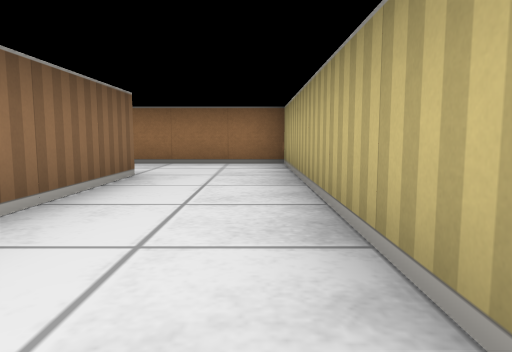
[1] (above)

20 first-person views from a walk through a cub3D level. The camera is about half as high as the walls, tilts 6° down and sees 70° across. The floor is counted in squares. Each view is taken from the middle of a square. On the plan, view 1 faces up. The plan holds only what a view shows up to about 9 squares ahead; the rest is blank.

[2]
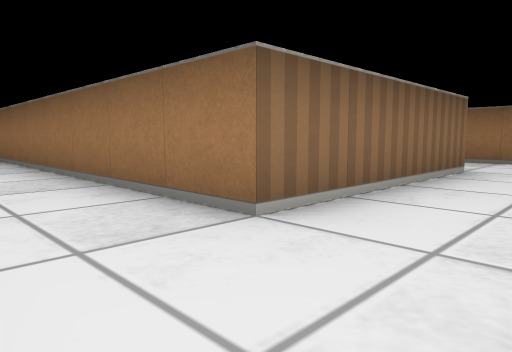

[3]
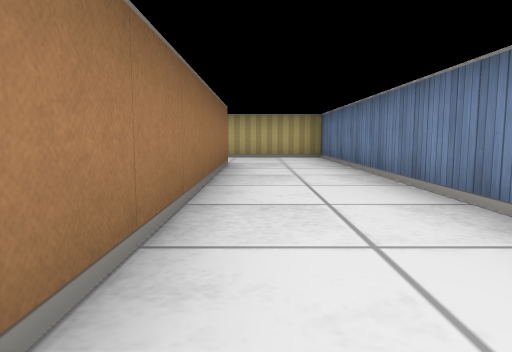

[4]
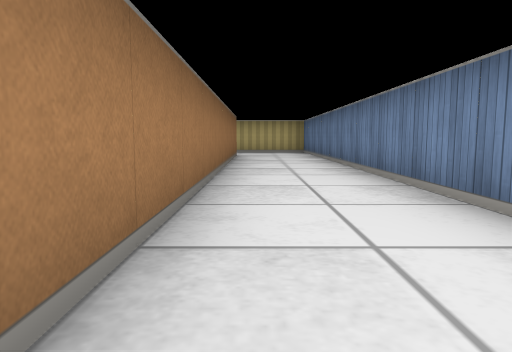

[5]
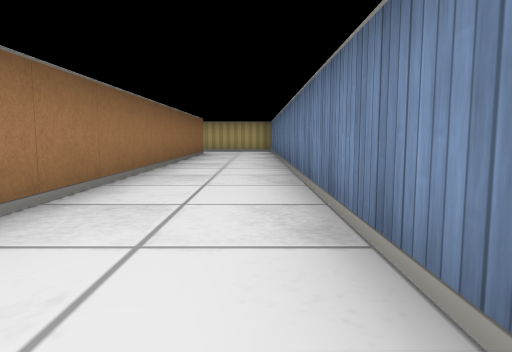

[6]
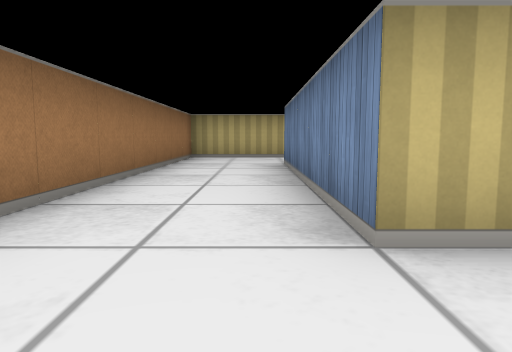

[7]
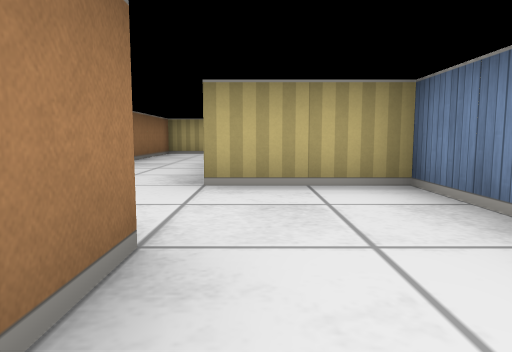

[8]
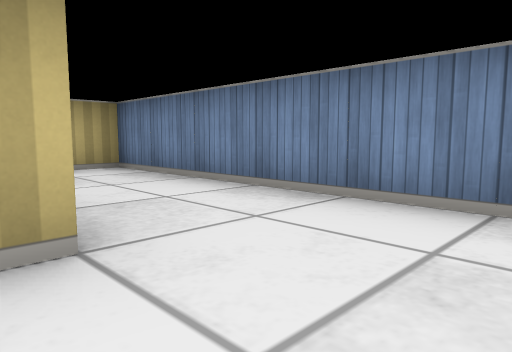

[9]
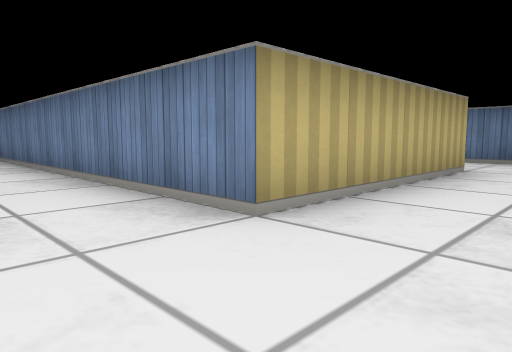

[10]
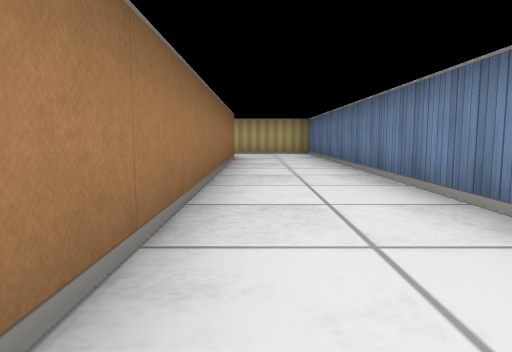

[11]
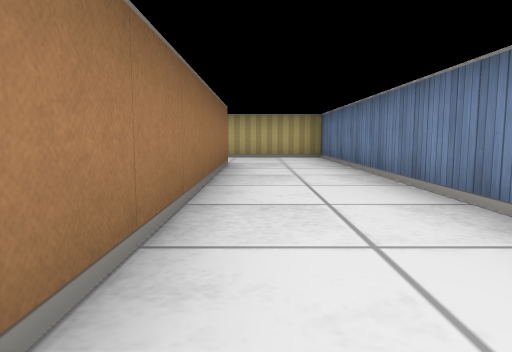

[12]
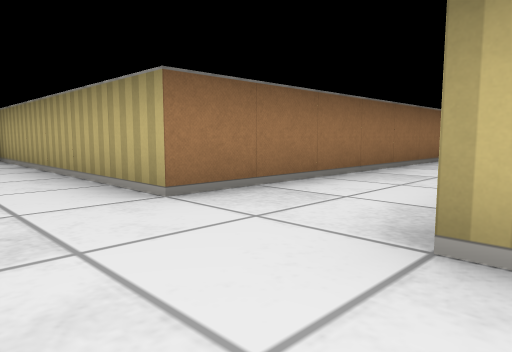

[13]
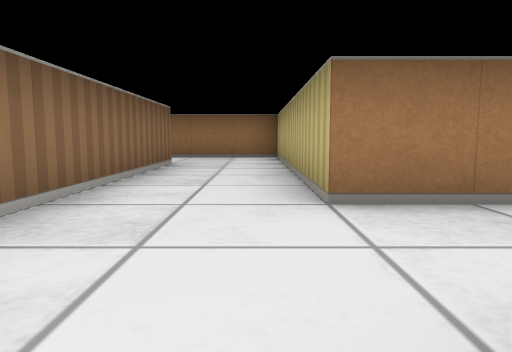

[14]
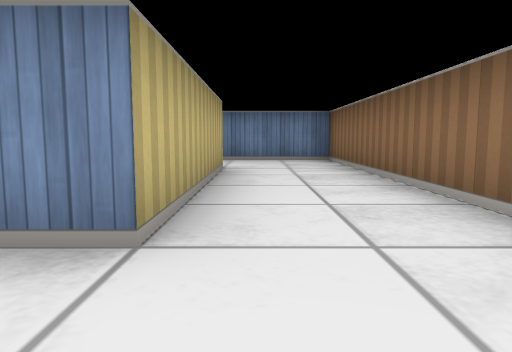

[15]
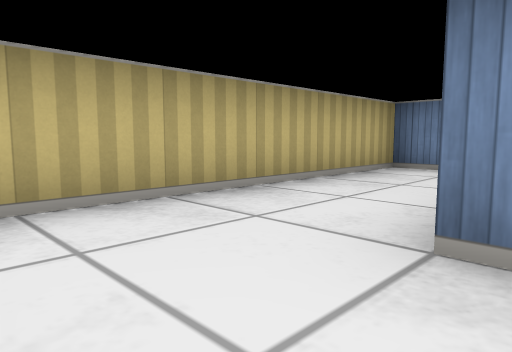

[16]
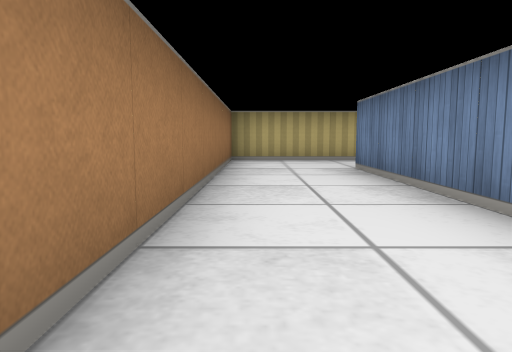

[17]
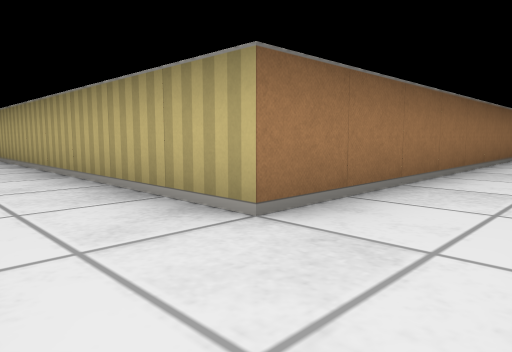

[18]
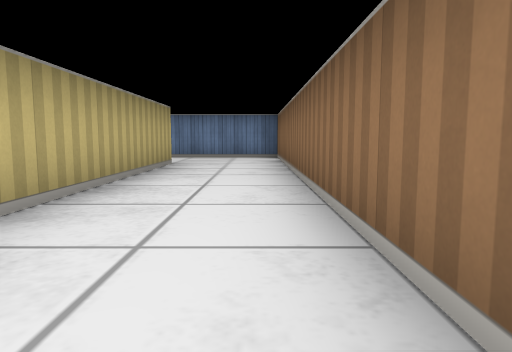

[19]
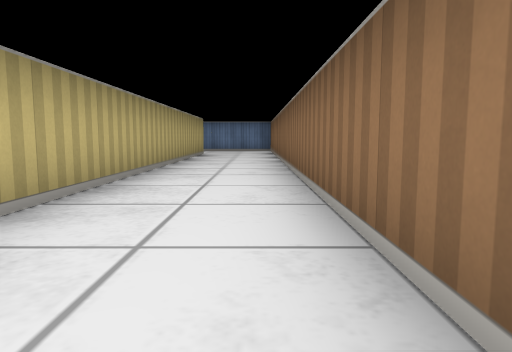

[20]
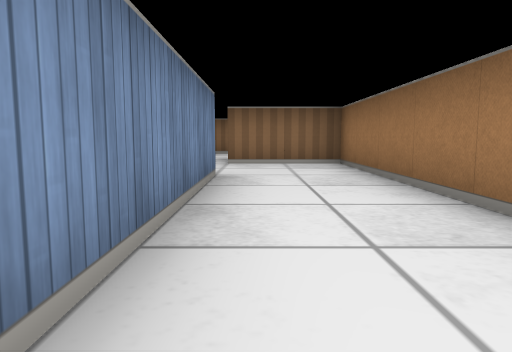

### Floor plan
Points are (right, up) in squares from view 1. A wall is a line through its corners. A room is listed if a view was taken in it or the views show most of it. See-through windows are left out.
Room 1 (views 1, 2, 3, 4, 5, 6, 20)
walls: (-8.5, 2.5) (-6.5, 2.5) (-6.5, 4.5) (-1.5, 4.5) (-1.5, 0.5) (-10.4, 0.5); (-11.4, -1.5) (0.5, -1.5) (0.5, 6.5) (-8.5, 6.5) (-8.5, 4.5)
ways out: opening at (-9.5, 3.5) to room 2
Room 2 (views 7, 8, 9, 10, 11, 12, 13, 14)
walls: (-8.5, 4.5) (-9.4, 4.5); (-12.5, 8) (-12.5, 2.5) (-8.5, 2.5); (-10.5, 4.4) (-10.5, 8.5) (0.5, 8.5) (0.5, 12.5); (-1.5, 10.5) (-10.5, 10.5) (-10.5, 16.5) (-13, 16.5); (-12.5, 14.5) (-12.5, 10)
ways out: opening at (-9.5, 3.5) to room 1; opening at (-0.5, 11.5) to room 3; opening at (-13, 15.5)
Room 3 (views 15, 16, 17, 18, 19)
walls: (-9.5, 24.4) (-9.5, 12.5) (-7, 12.5); (-5, 12.5) (-1.5, 12.5); (0.5, 12.5) (0.5, 14.5) (-7.5, 14.5) (-7.5, 23)
ways out: opening at (-0.5, 11.5) to room 2

Where each view was taken, in squares from view 1:
view 1: 0 up, 0 right, facing up
view 2: 1 down, 0 right, facing up-left
view 3: 0 up, 8 left, facing right
view 4: 0 up, 11 left, facing right
view 5: 1 down, 12 left, facing right
view 6: 5 up, 8 left, facing right
view 7: 4 up, 10 left, facing right
view 8: 5 up, 12 left, facing down-right
view 9: 10 up, 12 left, facing down-right
view 10: 10 up, 10 left, facing right
view 11: 10 up, 8 left, facing right
view 12: 8 up, 12 left, facing up-right
view 13: 8 up, 11 left, facing up
view 14: 10 up, 11 left, facing down
view 15: 14 up, 2 left, facing down-right
view 16: 14 up, 7 left, facing right
view 17: 13 up, 9 left, facing up-right
view 18: 21 up, 9 left, facing down
view 19: 25 up, 9 left, facing down
view 20: 5 up, 2 left, facing left
